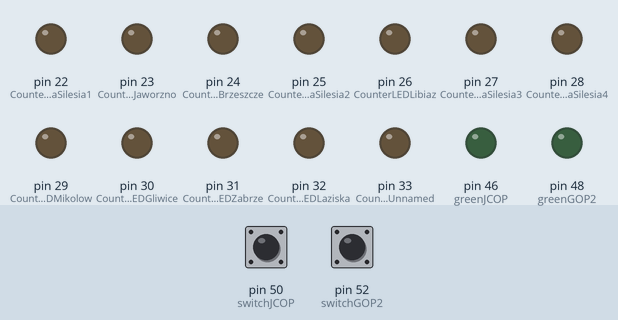
Bench run of a sketch on a simulated Arduino Mega 2560, built with avr-gcc and run on an emulated ATmega2560. Shown: output pins drawn as LEDs (lit = HIGH). Dashed ring = blinking. The test bench sets the inputs (shaded band); at power-on: pin 52 (switchGOP2) HIGH, pin 50 (switchJCOP) HIGH. Pins used as bus, display or sensor lines are not drawn; what the sketch prints to the serial monitor is not drawn.

Above: at 1.2 s.
1.3 s: pin 52 (switchGOP2) pulled LOW for 1 s
At 1.65 s:
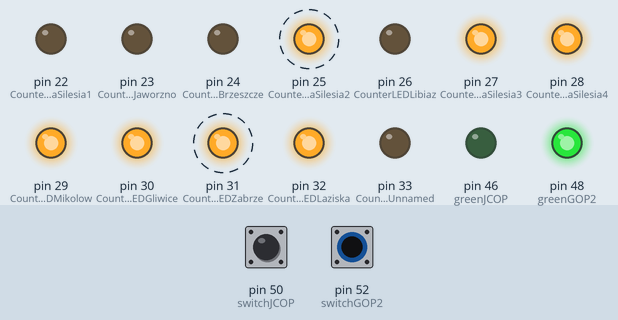
4.3 s: pin 50 (switchJCOP) pulled LOW for 0.15 s
At 4.37 s:
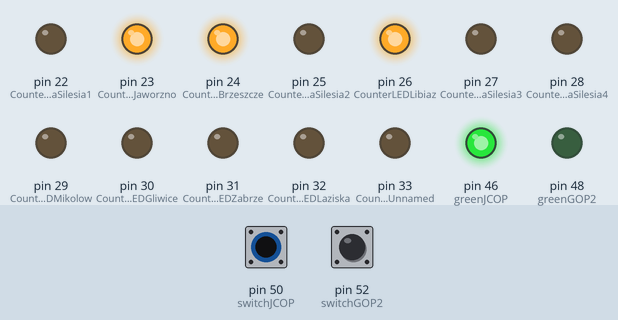
5.9 s: pin 52 (switchGOP2) pulled LOW for 0.15 s
At 7.2 s:
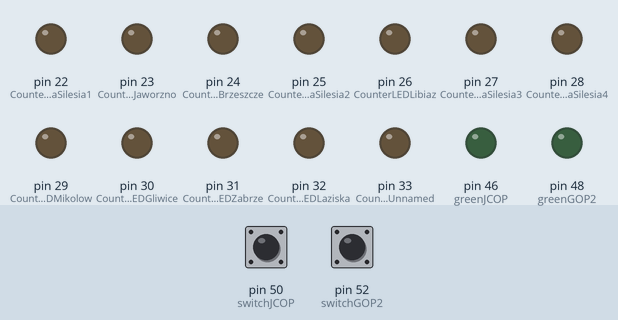
7.5 s: pin 52 (switchGOP2) pulled LOW for 3.2 s
At 10.4 s:
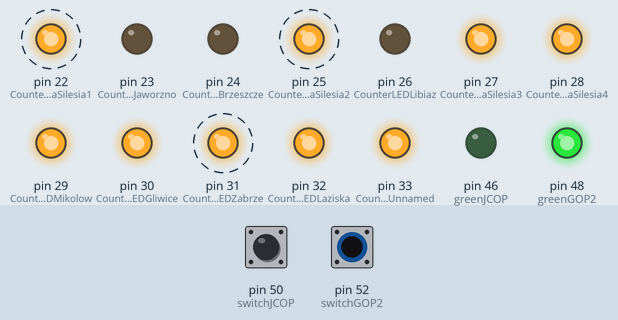
12.2 s: pin 50 (switchJCOP) pulled LOW for 3.2 s
At 13.6 s:
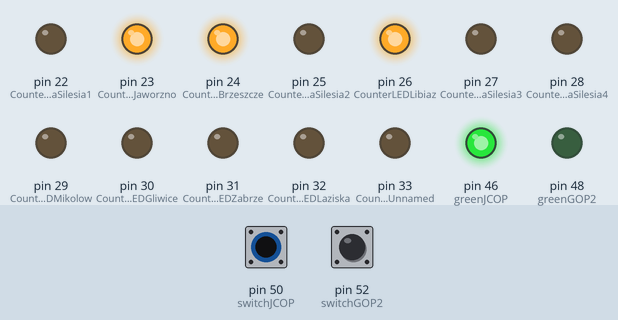
16.9 s: pin 50 (switchJCOP) driven LOW and pin 52 (switchGOP2) driven LOW
At 17.6 s:
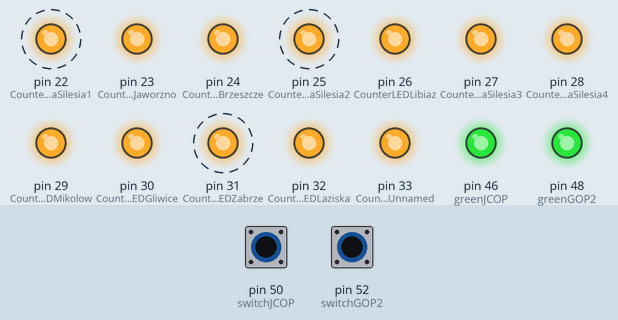
Timing chart, 0 to 20.9 s (numbered marks = the images above; inputs shaded):
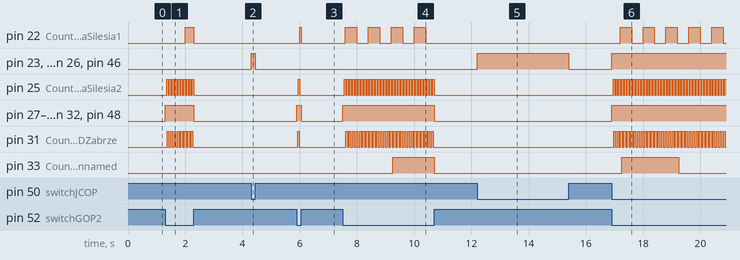

Measured:
- after the input at 1.3 s, pin 22 (CounterLEDRudaSilesia1): LOW → HIGH after 0.70 s, → LOW 0.30 s later; pin 25 (CounterLEDRudaSilesia2): alternates HIGH for 0.05 s and LOW for 0.05 s, 20 changes in all, then stays LOW, starting after 0.05 s
- after the input at 4.3 s, pin 23 (CounterLEDJaworzno), pin 24 (CounterLEDBrzeszcze), pin 26 (CounterLEDLibiaz), pin 46 (greenJCOP): LOW → HIGH at once, → LOW 0.15 s later
- after the input at 5.9 s, pin 22 (CounterLEDRudaSilesia1): LOW → HIGH after 0.10 s, → LOW 0.05 s later; pin 25 (CounterLEDRudaSilesia2): LOW → HIGH after 0.05 s, → LOW 0.05 s later
- after the input at 7.5 s, pin 22 (CounterLEDRudaSilesia1): alternates HIGH for 0.40 s and LOW for 0.40 s, 8 changes in all, then stays LOW, starting after 0.10 s; pin 25 (CounterLEDRudaSilesia2): alternates HIGH for 0.05 s and LOW for 0.05 s, 64 changes in all, then stays LOW, starting after 0.05 s
- after the input at 12.2 s, pin 23 (CounterLEDJaworzno), pin 24 (CounterLEDBrzeszcze), pin 26 (CounterLEDLibiaz), pin 46 (greenJCOP): LOW → HIGH at once, → LOW 3.2 s later
- after the input at 16.9 s, pin 22 (CounterLEDRudaSilesia1): alternates HIGH for 0.40 s and LOW for 0.40 s, starting after 0.30 s; pin 23 (CounterLEDJaworzno): LOW → HIGH at once

The sketch:

gop2-jcop.ino
```cpp
#include <Wire.h>

//COUNTER LEDS, COAL MINES
#define CounterLEDBrzeszcze 24 //F2
  #define coalMine1 3

#define CounterLEDJaworzno 23 //E1
  #define coalMine2 4

#define CounterLEDLibiaz 26 //D1
  #define coalMine3 6

#define CounterLEDRudaSilesia1 22 //F4
  #define coalMine4 9 //liquidation

#define CounterLEDRudaSilesia2 25 //E2
  #define coalMine5 10

#define CounterLEDRudaSilesia3 27 //D4
  #define coalMine6 7

#define CounterLEDRudaSilesia4 28 //C4
  #define coalMine7 8

#define CounterLEDMikolow 29 //C2
  #define coalMine8 11

#define CounterLEDGliwice 30 //C3
  #define coalMine9 12

#define CounterLEDZabrze 31 //A2
  #define coalMine10 44 //liquidation

#define CounterLEDLaziska 32 //A1
  #define coalMine11 13

#define CounterLEDUnnamed 33 //B3
  #define coalMine12 5


//SWITCHES
#define switchGOP2 52
#define switchJCOP 50


//GREEN DIODES
#define greenGOP2 48
#define greenJCOP 46


int stateCoalMine1 = LOW;
int stateCoalMine2 = LOW;
int stateCoalMine3 = LOW;
int stateCoalMine4 = LOW;
int stateCoalMine5 = LOW;
int stateCoalMine6 = LOW;
int stateCoalMine7 = LOW; //c
int stateCoalMine8 = LOW; //c
int stateCoalMine9 = LOW; //c
int stateCoalMine10 = LOW;
int stateCoalMine11 = LOW;
int stateCoalMine12 = LOW;

int stateCounterLEDRudaSilesia1 = LOW;
unsigned long blinkCounterLEDRudaSilesia1 = 400;
unsigned long worktimeCounterLEDRudaSilesia1 = 0;

int stateCounterLEDRudaSilesia2 = LOW;
unsigned long blinkCounterLEDRudaSilesia2 = 400;
unsigned long worktimeCounterLEDRudaSilesia2 = 0;

int stateCounterLEDZabrze = LOW;
unsigned long blinkCounterLEDZabrze = 50;
unsigned long worktimeCounterLEDZabrze = 0;

int stateCounterLEDUnnamed = LOW;
unsigned long blinkCounterLEDUnnamed = 50;
unsigned long worktimeCounterLEDUnnamed = 0;

unsigned long workCoalMine1 = 100;
unsigned long workCoalMine2 = 100;
unsigned long workCoalMine3 = 300;
unsigned long workCoalMine4 = 300;
unsigned long workCoalMine5 = 300;
unsigned long workCoalMine6 = 300;
unsigned long workCoalMine7 = 1000;
unsigned long workCoalMine8 = 150;
unsigned long workCoalMine9 = 700;
unsigned long workCoalMine10 = 100;
unsigned long workCoalMine11 = 100;
unsigned long workCoalMine12 = 300;

unsigned long currentMillis = 0;

unsigned long worktime1 = 0;
unsigned long worktime2 = 0;
unsigned long worktime3 = 0;
unsigned long worktime4 = 0;
unsigned long worktime5 = 0;
unsigned long worktime6 = 0;
unsigned long worktime7 = 0;
unsigned long worktime8 = 0;
unsigned long worktime9 = 0;
unsigned long worktime10 = 0;
unsigned long worktime11 = 0;
unsigned long worktime12 = 0;

void setup()
{
  Serial.begin(115200);

  Serial.write("Dear Gods or Programmers Alek and Filip, thank you for my new life.");
  pinMode(coalMine1, OUTPUT);
  pinMode(coalMine2, OUTPUT);
  pinMode(coalMine3, OUTPUT);
  pinMode(coalMine4, OUTPUT);
  pinMode(coalMine5, OUTPUT);
  pinMode(coalMine6, OUTPUT);
  pinMode(coalMine7, OUTPUT);
  pinMode(coalMine8, OUTPUT);
  pinMode(coalMine9, OUTPUT);
  pinMode(coalMine10, OUTPUT);
  pinMode(coalMine11, OUTPUT);
  pinMode(coalMine12, OUTPUT);
  pinMode(CounterLEDBrzeszcze, OUTPUT);
  pinMode(CounterLEDJaworzno, OUTPUT);
  pinMode(CounterLEDLibiaz, OUTPUT);
  pinMode(CounterLEDRudaSilesia1, OUTPUT);
  pinMode(CounterLEDRudaSilesia2, OUTPUT);
  pinMode(CounterLEDRudaSilesia3, OUTPUT);
  pinMode(CounterLEDRudaSilesia4, OUTPUT);
  pinMode(CounterLEDMikolow, OUTPUT);
  pinMode(CounterLEDGliwice, OUTPUT);
  pinMode(CounterLEDZabrze, OUTPUT);
  pinMode(CounterLEDLaziska, OUTPUT);
  pinMode(CounterLEDUnnamed, OUTPUT);
  pinMode(switchGOP2, INPUT_PULLUP);
  pinMode(switchJCOP, INPUT_PULLUP);
  pinMode(greenGOP2, OUTPUT);
  pinMode(greenJCOP, OUTPUT);
}

void loop()
{
  currentMillis = millis();
  worktime();
  blinks();

  if (digitalRead(switchGOP2) == LOW) {
    blinkCounterLEDRudaSilesia1 = 400;
    blinkCounterLEDRudaSilesia2 = 50;
    blinkCounterLEDZabrze = 60;
    blinkCounterLEDUnnamed = 2000;
    digitalWrite(greenGOP2, HIGH);
    digitalWrite(CounterLEDRudaSilesia3, HIGH);
    digitalWrite(CounterLEDRudaSilesia4, HIGH);
    digitalWrite(CounterLEDMikolow, HIGH);
    digitalWrite(CounterLEDGliwice, HIGH);
    digitalWrite(CounterLEDLaziska, HIGH);
  } else {
    digitalWrite(greenGOP2, LOW);
    digitalWrite(coalMine4, LOW);
    digitalWrite(coalMine5, LOW);
    digitalWrite(coalMine6, LOW);
    digitalWrite(coalMine7, LOW);
    digitalWrite(coalMine8, LOW);
    digitalWrite(coalMine9, LOW);
    digitalWrite(coalMine10, LOW);
    digitalWrite(coalMine11, LOW);
    digitalWrite(coalMine12, LOW);
    digitalWrite(CounterLEDRudaSilesia1, LOW);
    digitalWrite(CounterLEDRudaSilesia2, LOW);
    digitalWrite(CounterLEDRudaSilesia3, LOW);
    digitalWrite(CounterLEDRudaSilesia4, LOW);
    digitalWrite(CounterLEDMikolow, LOW);
    digitalWrite(CounterLEDZabrze, LOW);
    digitalWrite(CounterLEDGliwice, LOW);
    digitalWrite(CounterLEDLaziska, LOW);
    digitalWrite(CounterLEDUnnamed, LOW);
  }

  if (digitalRead(switchJCOP) == LOW) {
    digitalWrite(greenJCOP, HIGH);
    digitalWrite(CounterLEDBrzeszcze, HIGH);
    digitalWrite(CounterLEDJaworzno, HIGH);
    digitalWrite(CounterLEDLibiaz, HIGH);
  } else {
    digitalWrite(greenJCOP, LOW);
    digitalWrite(coalMine1, LOW);
    digitalWrite(coalMine2, LOW);
    digitalWrite(coalMine3, LOW);
    digitalWrite(CounterLEDBrzeszcze, LOW);
    digitalWrite(CounterLEDJaworzno, LOW);
    digitalWrite(CounterLEDLibiaz, LOW);
  }
}

void worktime()
{
    if (currentMillis - worktime1 >= workCoalMine1) {
      worktime1 = currentMillis;
      stateCoalMine1 = !stateCoalMine1;
      digitalWrite(coalMine1, stateCoalMine1);
    }
    if (currentMillis - worktime2 >= workCoalMine2) {
      worktime2 = currentMillis;
      stateCoalMine2 = !stateCoalMine2;
      digitalWrite(coalMine2, stateCoalMine2);
    }
    if (currentMillis - worktime3 >= workCoalMine3) {
      worktime3 = currentMillis;
      stateCoalMine3 = !stateCoalMine3;
      digitalWrite(coalMine3, stateCoalMine3);
    }
    if (currentMillis - worktime4 >= workCoalMine4) {
      worktime4 = currentMillis;
      stateCoalMine4 = !stateCoalMine4;
      digitalWrite(coalMine4, stateCoalMine4);
    }

    if (currentMillis - worktime5 >= workCoalMine5) {
      worktime5 = currentMillis;
      stateCoalMine5 = !stateCoalMine5;
      digitalWrite(coalMine5, stateCoalMine5);
    }

    if (currentMillis - worktime6 >= workCoalMine6) {
      worktime6 = currentMillis;
      stateCoalMine6 = !stateCoalMine6;
      digitalWrite(coalMine6, stateCoalMine6);
    }

    if (currentMillis - worktime7 >= workCoalMine7) {
      worktime7= currentMillis;
      stateCoalMine7 = !stateCoalMine7;
      digitalWrite(coalMine7, stateCoalMine7);
    }

    if (currentMillis - worktime8 >= workCoalMine8) {
      worktime8 = currentMillis;
      stateCoalMine8 = !stateCoalMine8;
      digitalWrite(coalMine8, stateCoalMine8);
    }

    if (currentMillis - worktime9 >= workCoalMine9) {
      worktime9= currentMillis;
      stateCoalMine9 = !stateCoalMine9;
      digitalWrite(coalMine9, stateCoalMine9);
    }

    if (currentMillis - worktime10 >= workCoalMine10) {
      worktime10= currentMillis;
      stateCoalMine10 = !stateCoalMine10;
      digitalWrite(coalMine10, stateCoalMine10);
    }

    if (currentMillis - worktime11 >= workCoalMine11) {
      worktime11= currentMillis;
      stateCoalMine11 = !stateCoalMine11;
      digitalWrite(coalMine11, stateCoalMine11);
    }

    if (currentMillis - worktime12 >= workCoalMine12) {
      worktime12= currentMillis;
      stateCoalMine12 = !stateCoalMine12;
      digitalWrite(coalMine12, stateCoalMine12);
    }
}

void blinks()
{
  if (currentMillis - worktimeCounterLEDRudaSilesia1 >= blinkCounterLEDRudaSilesia1) {
      worktimeCounterLEDRudaSilesia1 = currentMillis;
      stateCounterLEDRudaSilesia1 = !stateCounterLEDRudaSilesia1;
      digitalWrite(CounterLEDRudaSilesia1, stateCounterLEDRudaSilesia1);
  }
  if (currentMillis - worktimeCounterLEDRudaSilesia2 >= blinkCounterLEDRudaSilesia2) {
      worktimeCounterLEDRudaSilesia2 = currentMillis;
      stateCounterLEDRudaSilesia2 = !stateCounterLEDRudaSilesia2;
      digitalWrite(CounterLEDRudaSilesia2, stateCounterLEDRudaSilesia2);
  }
  if (currentMillis - worktimeCounterLEDZabrze >= blinkCounterLEDZabrze) {
      worktimeCounterLEDZabrze = currentMillis;
      stateCounterLEDZabrze = !stateCounterLEDZabrze;
      digitalWrite(CounterLEDZabrze, stateCounterLEDZabrze);
  }

  if (currentMillis - worktimeCounterLEDUnnamed >= blinkCounterLEDUnnamed) {
      worktimeCounterLEDUnnamed = currentMillis;
      stateCounterLEDUnnamed = !stateCounterLEDUnnamed;
      digitalWrite(CounterLEDUnnamed, stateCounterLEDUnnamed);
  }
}
```
